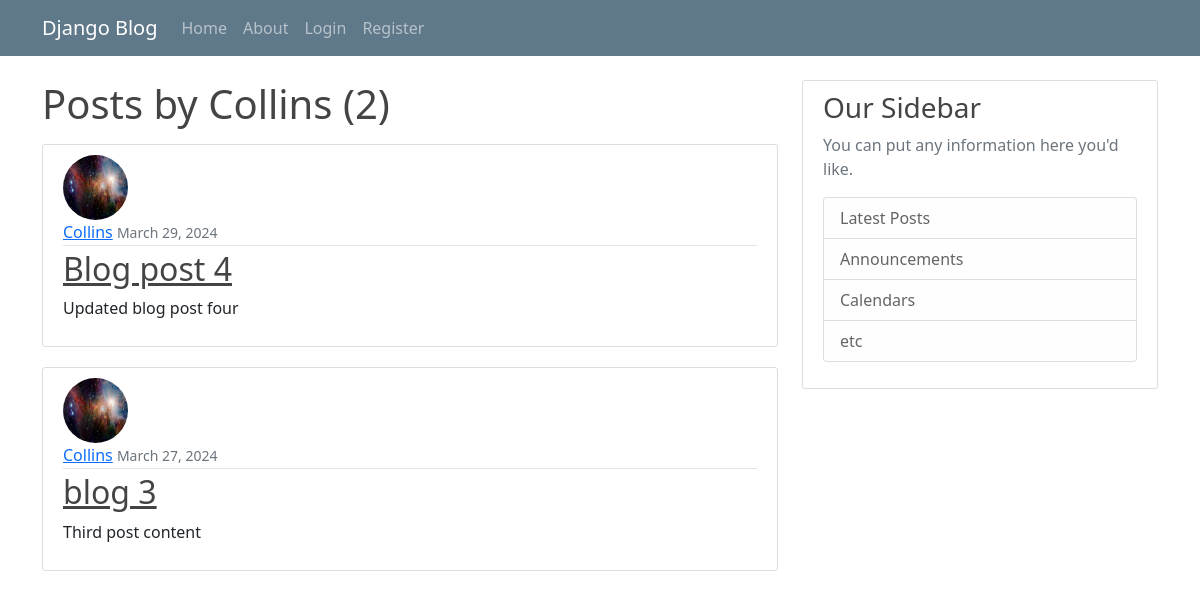
The app's page /user/Collins/, older data.
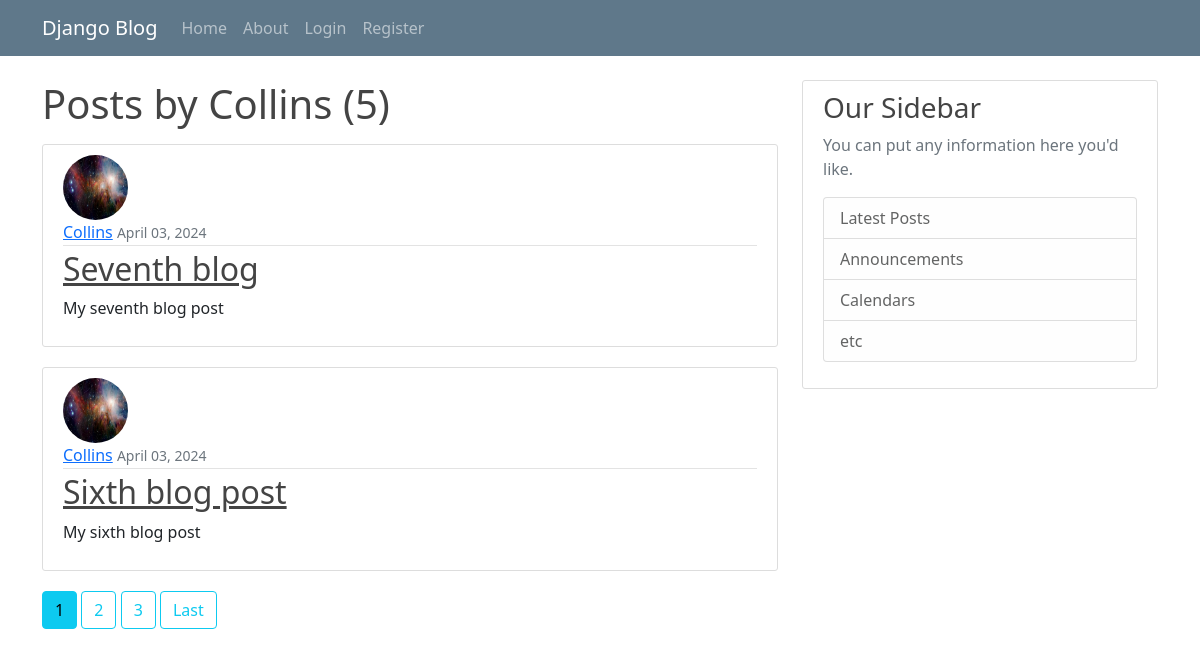
The same page, newer data.
### blog/models.py (models this page shows, shortened)
class Post(models.Model):
    title = models.CharField(max_length=100)
    content = models.TextField()
    date_posted = models.DateTimeField(default=timezone.now)
    author = models.ForeignKey(User, on_delete=models.CASCADE)

### users/models.py (models this page shows, shortened)
class Profile(models.Model):
    user = models.OneToOneField(User, on_delete=models.CASCADE)
    image = models.ImageField(default='default.jpg', upload_to='profile_pics')

### blog/views.py (the view)
# urls.py: path('user/<str:username>/', UserPostListView.as_view(),
class UserPostListView(ListView):
    model = Post
    template_name = 'blog/user_posts.html'
    context_object_name = 'posts'
    paginate_by = 2
    def get_queryset(self):
        user = get_object_or_404(User, username=self.kwargs.get('username'))
        return Post.objects.filter(author=user).order_by('-date_posted')

### blog/Templates/blog/user_posts.html (shortened to what this page needs)
{% extends "blog/base.html" %}
{% block content %}
<h1 class="mb-3">Posts by {{ view.kwargs.username }} ({{ page_obj.paginator.count }})</h1>
{% for post in posts %}
  <article class="media content-section">
    <img class="rounded-circle article-img" src="{{ post.author.profile.image.url}}" alt="">
    <div class="media-body">
      <div class="article-metadata">
        <a class="mr-2" href="{% url "user-posts" post.author.username %}">{{ post.author }}</a>
          <small class="text-muted">{{ post.date_posted|date:"F d, Y" }}</small>
      </div>
      <h2><a class="article-title" href="{% url "post-detail" post.id %}">{{ post.title }}</a></h2>
      <p class="article-content">{{ post.content }}</p>
    </div>
  </article>
{% endfor %}
{% if is_paginated %}
  {% for num in page_obj.paginator.page_range %}
    {% if page_obj.number == num %}
      <a class="btn btn-info mb-4" href="?page={{num}}">{{ num }}</a>
    {% elif num > page_obj.number|add:'-3' and num < page_obj.number|add:'3' %}
      <a class="btn btn-outline-info mb-4" href="?page={{num}}">{{num}}</a>
    {% endif %}
  {% endfor %}
  {% if page_obj.has_next %}
    <a class= "btn btn-outline-info mb-4" href="?page={{page_obj.paginator.num_pages}}">Last</a>
  {% endif %}
{% endif %}
{% endblock content %}

Row changes from the older to the newer data that the page shows:
no longer on this page (row unchanged): Post: author.profile.image (picture), author "Collins", date_posted "March 29, 2024", title "Blog post 4", content "Updated blog post four"
no longer on this page (row unchanged): Post: author.profile.image (picture), author "Collins", date_posted "March 27, 2024", title "blog 3", content "Third post content"
added Post: author.profile.image (picture), author "Collins", date_posted "April 03, 2024", title "Seventh blog", content "My seventh blog post"
added Post: author.profile.image (picture), author "Collins", date_posted "April 03, 2024", title "Sixth blog post", content "My sixth blog post"
Text that changed along with them:
{{ page_obj.paginator.count }}: "2" → "5"
new list line: "1"
new list line: "2"
new list line: "3"
text now shown: "Last"
